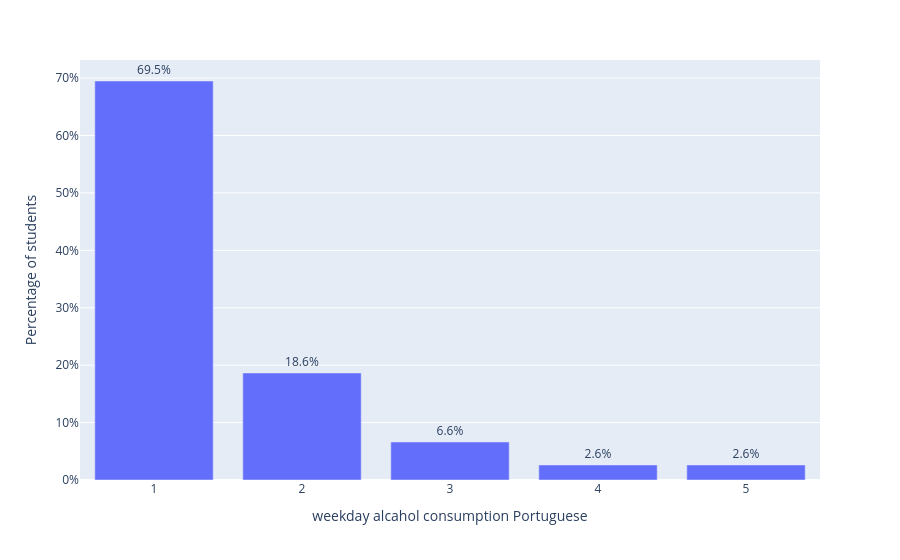

This figure's notebook cell:
### Code cell
counts = df3_por["Dalc"].value_counts(normalize=True).sort_index().reset_index()
counts.columns = ["Dalc", "Verhouding"]

fig = px.bar(
    counts,
    x="Dalc",
    y="Verhouding",
    text="Verhouding",
    labels={
        "Dalc": "Weekday alcahol consumption Portuguese",
        "Verhouding": "Percentage of students"
    }
)

fig.update_traces(texttemplate='%{y:.1%}', textposition='outside')
fig.update_yaxes(tickformat='.0%')

fig.show()

### Figure 1 — Plotly figure (JSON) as saved in the notebook; plotly's stock layout.template omitted (floating-point values rounded to 4 significant figures)
{"data": [{"hovertemplate": "weekday alcahol consumption Portuguese=%{x}<br>Percentage of students=%{text}<extra></extra>", "legendgroup": "", "marker": {"color": "#636efa", "pattern": {"shape": ""}}, "name": "", "orientation": "v", "showlegend": false, "text": [0.6949, 0.1864, 0.06626, 0.02619, 0.02619], "textposition": "outside", "texttemplate": "%{y:.1%}", "type": "bar", "x": [1, 2, 3, 4, 5], "xaxis": "x", "y": [0.6949, 0.1864, 0.06626, 0.02619, 0.02619], "yaxis": "y"}], "layout": {"barmode": "relative", "legend": {"tracegroupgap": 0}, "margin": {"t": 60}, "xaxis": {"anchor": "y", "domain": [0, 1], "title": {"text": "weekday alcahol consumption Portuguese"}}, "yaxis": {"anchor": "x", "domain": [0, 1], "tickformat": ".0%", "title": {"text": "Percentage of students"}}}}
